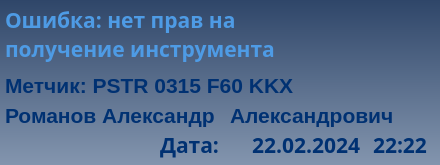
<?xml version="1.0" encoding="UTF-8"?>
<ui version="4.0">
 <class>widget_27_6_21_err_no_right_receiv_tool</class>
 <widget class="QWidget" name="widget_27_6_21_err_no_right_receiv_tool">
  <property name="geometry">
   <rect>
    <x>0</x>
    <y>0</y>
    <width>440</width>
    <height>165</height>
   </rect>
  </property>
  <property name="windowTitle">
   <string>widget_27_6_21_err_no_right_receiv_tool</string>
  </property>
  <property name="layoutDirection">
   <enum>Qt::LeftToRight</enum>
  </property>
  <property name="styleSheet">
   <string notr="true">background-color: qlineargradient(spread:pad, x1:0.5, y1:0, x2:0.5, y2:1, stop:0 rgba(47, 70, 105, 255), stop:1 rgba(131, 149, 174, 255));</string>
  </property>
  <widget class="QLabel" name="lbl_data">
   <property name="enabled">
    <bool>true</bool>
   </property>
   <property name="geometry">
    <rect>
     <x>230</x>
     <y>130</y>
     <width>130</width>
     <height>30</height>
    </rect>
   </property>
   <property name="font">
    <font>
     <family>Arial Black</family>
     <pointsize>16</pointsize>
     <weight>75</weight>
     <italic>false</italic>
     <bold>true</bold>
     <underline>false</underline>
    </font>
   </property>
   <property name="mouseTracking">
    <bool>true</bool>
   </property>
   <property name="contextMenuPolicy">
    <enum>Qt::NoContextMenu</enum>
   </property>
   <property name="layoutDirection">
    <enum>Qt::LeftToRight</enum>
   </property>
   <property name="styleSheet">
    <string notr="true">color: rgb(0, 49, 114);
background-color: qlineargradient(spread:pad, x1:0, y1:0, x2:1, y2:0, stop:0 rgba(0, 0, 0, 0), stop:1 rgba(255, 255, 255, 0));</string>
   </property>
   <property name="lineWidth">
    <number>1</number>
   </property>
   <property name="text">
    <string>22.02.2024</string>
   </property>
   <property name="textFormat">
    <enum>Qt::AutoText</enum>
   </property>
   <property name="alignment">
    <set>Qt::AlignRight|Qt::AlignTrailing|Qt::AlignVCenter</set>
   </property>
   <property name="wordWrap">
    <bool>false</bool>
   </property>
   <property name="margin">
    <number>0</number>
   </property>
   <property name="indent">
    <number>0</number>
   </property>
   <property name="textInteractionFlags">
    <set>Qt::NoTextInteraction</set>
   </property>
  </widget>
  <widget class="QLabel" name="lbl_number_tool">
   <property name="geometry">
    <rect>
     <x>5</x>
     <y>70</y>
     <width>430</width>
     <height>30</height>
    </rect>
   </property>
   <property name="palette">
    <palette>
     <active>
      <colorrole role="WindowText">
       <brush brushstyle="SolidPattern">
        <color alpha="255">
         <red>0</red>
         <green>49</green>
         <blue>114</blue>
        </color>
       </brush>
      </colorrole>
      <colorrole role="Button">
       <brush brushstyle="LinearGradientPattern">
        <gradient startx="0.000000000000000" starty="0.000000000000000" endx="1.000000000000000" endy="0.000000000000000" type="LinearGradient" spread="PadSpread" coordinatemode="ObjectBoundingMode">
         <gradientstop position="0.000000000000000">
          <color alpha="0">
           <red>0</red>
           <green>0</green>
           <blue>0</blue>
          </color>
         </gradientstop>
         <gradientstop position="1.000000000000000">
          <color alpha="0">
           <red>255</red>
           <green>255</green>
           <blue>255</blue>
          </color>
         </gradientstop>
        </gradient>
       </brush>
      </colorrole>
      <colorrole role="Text">
       <brush brushstyle="SolidPattern">
        <color alpha="255">
         <red>0</red>
         <green>49</green>
         <blue>114</blue>
        </color>
       </brush>
      </colorrole>
      <colorrole role="ButtonText">
       <brush brushstyle="SolidPattern">
        <color alpha="255">
         <red>0</red>
         <green>49</green>
         <blue>114</blue>
        </color>
       </brush>
      </colorrole>
      <colorrole role="Base">
       <brush brushstyle="LinearGradientPattern">
        <gradient startx="0.000000000000000" starty="0.000000000000000" endx="1.000000000000000" endy="0.000000000000000" type="LinearGradient" spread="PadSpread" coordinatemode="ObjectBoundingMode">
         <gradientstop position="0.000000000000000">
          <color alpha="0">
           <red>0</red>
           <green>0</green>
           <blue>0</blue>
          </color>
         </gradientstop>
         <gradientstop position="1.000000000000000">
          <color alpha="0">
           <red>255</red>
           <green>255</green>
           <blue>255</blue>
          </color>
         </gradientstop>
        </gradient>
       </brush>
      </colorrole>
      <colorrole role="Window">
       <brush brushstyle="LinearGradientPattern">
        <gradient startx="0.000000000000000" starty="0.000000000000000" endx="1.000000000000000" endy="0.000000000000000" type="LinearGradient" spread="PadSpread" coordinatemode="ObjectBoundingMode">
         <gradientstop position="0.000000000000000">
          <color alpha="0">
           <red>0</red>
           <green>0</green>
           <blue>0</blue>
          </color>
         </gradientstop>
         <gradientstop position="1.000000000000000">
          <color alpha="0">
           <red>255</red>
           <green>255</green>
           <blue>255</blue>
          </color>
         </gradientstop>
        </gradient>
       </brush>
      </colorrole>
     </active>
     <inactive>
      <colorrole role="WindowText">
       <brush brushstyle="SolidPattern">
        <color alpha="255">
         <red>0</red>
         <green>49</green>
         <blue>114</blue>
        </color>
       </brush>
      </colorrole>
      <colorrole role="Button">
       <brush brushstyle="LinearGradientPattern">
        <gradient startx="0.000000000000000" starty="0.000000000000000" endx="1.000000000000000" endy="0.000000000000000" type="LinearGradient" spread="PadSpread" coordinatemode="ObjectBoundingMode">
         <gradientstop position="0.000000000000000">
          <color alpha="0">
           <red>0</red>
           <green>0</green>
           <blue>0</blue>
          </color>
         </gradientstop>
         <gradientstop position="1.000000000000000">
          <color alpha="0">
           <red>255</red>
           <green>255</green>
           <blue>255</blue>
          </color>
         </gradientstop>
        </gradient>
       </brush>
      </colorrole>
      <colorrole role="Text">
       <brush brushstyle="SolidPattern">
        <color alpha="255">
         <red>0</red>
         <green>49</green>
         <blue>114</blue>
        </color>
       </brush>
      </colorrole>
      <colorrole role="ButtonText">
       <brush brushstyle="SolidPattern">
        <color alpha="255">
         <red>0</red>
         <green>49</green>
         <blue>114</blue>
        </color>
       </brush>
      </colorrole>
      <colorrole role="Base">
       <brush brushstyle="LinearGradientPattern">
        <gradient startx="0.000000000000000" starty="0.000000000000000" endx="1.000000000000000" endy="0.000000000000000" type="LinearGradient" spread="PadSpread" coordinatemode="ObjectBoundingMode">
         <gradientstop position="0.000000000000000">
          <color alpha="0">
           <red>0</red>
           <green>0</green>
           <blue>0</blue>
          </color>
         </gradientstop>
         <gradientstop position="1.000000000000000">
          <color alpha="0">
           <red>255</red>
           <green>255</green>
           <blue>255</blue>
          </color>
         </gradientstop>
        </gradient>
       </brush>
      </colorrole>
      <colorrole role="Window">
       <brush brushstyle="LinearGradientPattern">
        <gradient startx="0.000000000000000" starty="0.000000000000000" endx="1.000000000000000" endy="0.000000000000000" type="LinearGradient" spread="PadSpread" coordinatemode="ObjectBoundingMode">
         <gradientstop position="0.000000000000000">
          <color alpha="0">
           <red>0</red>
           <green>0</green>
           <blue>0</blue>
          </color>
         </gradientstop>
         <gradientstop position="1.000000000000000">
          <color alpha="0">
           <red>255</red>
           <green>255</green>
           <blue>255</blue>
          </color>
         </gradientstop>
        </gradient>
       </brush>
      </colorrole>
     </inactive>
     <disabled>
      <colorrole role="WindowText">
       <brush brushstyle="SolidPattern">
        <color alpha="255">
         <red>0</red>
         <green>49</green>
         <blue>114</blue>
        </color>
       </brush>
      </colorrole>
      <colorrole role="Button">
       <brush brushstyle="LinearGradientPattern">
        <gradient startx="0.000000000000000" starty="0.000000000000000" endx="1.000000000000000" endy="0.000000000000000" type="LinearGradient" spread="PadSpread" coordinatemode="ObjectBoundingMode">
         <gradientstop position="0.000000000000000">
          <color alpha="0">
           <red>0</red>
           <green>0</green>
           <blue>0</blue>
          </color>
         </gradientstop>
         <gradientstop position="1.000000000000000">
          <color alpha="0">
           <red>255</red>
           <green>255</green>
           <blue>255</blue>
          </color>
         </gradientstop>
        </gradient>
       </brush>
      </colorrole>
      <colorrole role="Text">
       <brush brushstyle="SolidPattern">
        <color alpha="255">
         <red>0</red>
         <green>49</green>
         <blue>114</blue>
        </color>
       </brush>
      </colorrole>
      <colorrole role="ButtonText">
       <brush brushstyle="SolidPattern">
        <color alpha="255">
         <red>0</red>
         <green>49</green>
         <blue>114</blue>
        </color>
       </brush>
      </colorrole>
      <colorrole role="Base">
       <brush brushstyle="LinearGradientPattern">
        <gradient startx="0.000000000000000" starty="0.000000000000000" endx="1.000000000000000" endy="0.000000000000000" type="LinearGradient" spread="PadSpread" coordinatemode="ObjectBoundingMode">
         <gradientstop position="0.000000000000000">
          <color alpha="0">
           <red>0</red>
           <green>0</green>
           <blue>0</blue>
          </color>
         </gradientstop>
         <gradientstop position="1.000000000000000">
          <color alpha="0">
           <red>255</red>
           <green>255</green>
           <blue>255</blue>
          </color>
         </gradientstop>
        </gradient>
       </brush>
      </colorrole>
      <colorrole role="Window">
       <brush brushstyle="LinearGradientPattern">
        <gradient startx="0.000000000000000" starty="0.000000000000000" endx="1.000000000000000" endy="0.000000000000000" type="LinearGradient" spread="PadSpread" coordinatemode="ObjectBoundingMode">
         <gradientstop position="0.000000000000000">
          <color alpha="0">
           <red>0</red>
           <green>0</green>
           <blue>0</blue>
          </color>
         </gradientstop>
         <gradientstop position="1.000000000000000">
          <color alpha="0">
           <red>255</red>
           <green>255</green>
           <blue>255</blue>
          </color>
         </gradientstop>
        </gradient>
       </brush>
      </colorrole>
     </disabled>
    </palette>
   </property>
   <property name="font">
    <font>
     <family>Arial</family>
     <pointsize>16</pointsize>
     <weight>75</weight>
     <bold>true</bold>
    </font>
   </property>
   <property name="styleSheet">
    <string notr="true">color: rgb(0, 49, 114);
background-color: qlineargradient(spread:pad, x1:0, y1:0, x2:1, y2:0, stop:0 rgba(0, 0, 0, 0), stop:1 rgba(255, 255, 255, 0));</string>
   </property>
   <property name="text">
    <string>Метчик: PSTR 0315 F60 KKX</string>
   </property>
   <property name="alignment">
    <set>Qt::AlignLeading|Qt::AlignLeft|Qt::AlignVCenter</set>
   </property>
  </widget>
  <widget class="QLabel" name="lbl_time">
   <property name="enabled">
    <bool>true</bool>
   </property>
   <property name="geometry">
    <rect>
     <x>365</x>
     <y>130</y>
     <width>70</width>
     <height>30</height>
    </rect>
   </property>
   <property name="font">
    <font>
     <family>Arial Black</family>
     <pointsize>16</pointsize>
     <weight>75</weight>
     <italic>false</italic>
     <bold>true</bold>
     <underline>false</underline>
    </font>
   </property>
   <property name="mouseTracking">
    <bool>true</bool>
   </property>
   <property name="contextMenuPolicy">
    <enum>Qt::NoContextMenu</enum>
   </property>
   <property name="layoutDirection">
    <enum>Qt::LeftToRight</enum>
   </property>
   <property name="styleSheet">
    <string notr="true">color: rgb(0, 49, 114);
background-color: qlineargradient(spread:pad, x1:0, y1:0, x2:1, y2:0, stop:0 rgba(0, 0, 0, 0), stop:1 rgba(255, 255, 255, 0));</string>
   </property>
   <property name="lineWidth">
    <number>1</number>
   </property>
   <property name="text">
    <string>22:22</string>
   </property>
   <property name="textFormat">
    <enum>Qt::AutoText</enum>
   </property>
   <property name="alignment">
    <set>Qt::AlignCenter</set>
   </property>
   <property name="wordWrap">
    <bool>false</bool>
   </property>
   <property name="margin">
    <number>0</number>
   </property>
   <property name="indent">
    <number>0</number>
   </property>
   <property name="textInteractionFlags">
    <set>Qt::NoTextInteraction</set>
   </property>
  </widget>
  <widget class="QLabel" name="lbl_info">
   <property name="enabled">
    <bool>true</bool>
   </property>
   <property name="geometry">
    <rect>
     <x>160</x>
     <y>130</y>
     <width>65</width>
     <height>30</height>
    </rect>
   </property>
   <property name="font">
    <font>
     <family>Arial Black</family>
     <pointsize>16</pointsize>
     <weight>75</weight>
     <italic>false</italic>
     <bold>true</bold>
     <underline>false</underline>
    </font>
   </property>
   <property name="mouseTracking">
    <bool>true</bool>
   </property>
   <property name="contextMenuPolicy">
    <enum>Qt::NoContextMenu</enum>
   </property>
   <property name="layoutDirection">
    <enum>Qt::LeftToRight</enum>
   </property>
   <property name="styleSheet">
    <string notr="true">color: rgb(0, 49, 114);
background-color: qlineargradient(spread:pad, x1:0, y1:0, x2:1, y2:0, stop:0 rgba(0, 0, 0, 0), stop:1 rgba(255, 255, 255, 0));</string>
   </property>
   <property name="lineWidth">
    <number>1</number>
   </property>
   <property name="text">
    <string>Дата:</string>
   </property>
   <property name="textFormat">
    <enum>Qt::AutoText</enum>
   </property>
   <property name="alignment">
    <set>Qt::AlignLeading|Qt::AlignLeft|Qt::AlignVCenter</set>
   </property>
   <property name="wordWrap">
    <bool>false</bool>
   </property>
   <property name="margin">
    <number>0</number>
   </property>
   <property name="indent">
    <number>0</number>
   </property>
   <property name="textInteractionFlags">
    <set>Qt::NoTextInteraction</set>
   </property>
  </widget>
  <widget class="QLabel" name="lbl_name_error">
   <property name="enabled">
    <bool>true</bool>
   </property>
   <property name="geometry">
    <rect>
     <x>5</x>
     <y>5</y>
     <width>411</width>
     <height>60</height>
    </rect>
   </property>
   <property name="font">
    <font>
     <family>Arial Black</family>
     <pointsize>16</pointsize>
     <weight>75</weight>
     <bold>true</bold>
    </font>
   </property>
   <property name="layoutDirection">
    <enum>Qt::LeftToRight</enum>
   </property>
   <property name="styleSheet">
    <string notr="true">color: rgb(78, 155, 229);
background-color: qlineargradient(spread:pad, x1:0, y1:0, x2:1, y2:0, stop:0 rgba(0, 0, 0, 0), stop:1 rgba(255, 255, 255, 0));</string>
   </property>
   <property name="text">
    <string>&lt;html&gt;&lt;head/&gt;&lt;body&gt;&lt;p&gt;Ошибка: нет прав на&lt;br/&gt;получение инструмента&lt;/p&gt;&lt;/body&gt;&lt;/html&gt;</string>
   </property>
  </widget>
  <widget class="QLabel" name="lbl_name_1">
   <property name="enabled">
    <bool>true</bool>
   </property>
   <property name="geometry">
    <rect>
     <x>5</x>
     <y>100</y>
     <width>240</width>
     <height>30</height>
    </rect>
   </property>
   <property name="font">
    <font>
     <family>Arial</family>
     <pointsize>16</pointsize>
     <weight>75</weight>
     <bold>true</bold>
    </font>
   </property>
   <property name="layoutDirection">
    <enum>Qt::LeftToRight</enum>
   </property>
   <property name="styleSheet">
    <string notr="true">color: rgb(0, 49, 114);
background-color: qlineargradient(spread:pad, x1:0, y1:0, x2:1, y2:0, stop:0 rgba(0, 0, 0, 0), stop:1 rgba(255, 255, 255, 0));</string>
   </property>
   <property name="text">
    <string>Романов Александр</string>
   </property>
  </widget>
  <widget class="QLabel" name="lbl_name_2">
   <property name="enabled">
    <bool>true</bool>
   </property>
   <property name="geometry">
    <rect>
     <x>230</x>
     <y>100</y>
     <width>240</width>
     <height>30</height>
    </rect>
   </property>
   <property name="font">
    <font>
     <family>Arial</family>
     <pointsize>16</pointsize>
     <weight>75</weight>
     <bold>true</bold>
    </font>
   </property>
   <property name="layoutDirection">
    <enum>Qt::LeftToRight</enum>
   </property>
   <property name="styleSheet">
    <string notr="true">color: rgb(0, 49, 114);
background-color: qlineargradient(spread:pad, x1:0, y1:0, x2:1, y2:0, stop:0 rgba(0, 0, 0, 0), stop:1 rgba(255, 255, 255, 0));</string>
   </property>
   <property name="text">
    <string>Александрович</string>
   </property>
  </widget>
 </widget>
 <resources/>
 <connections/>
</ui>
